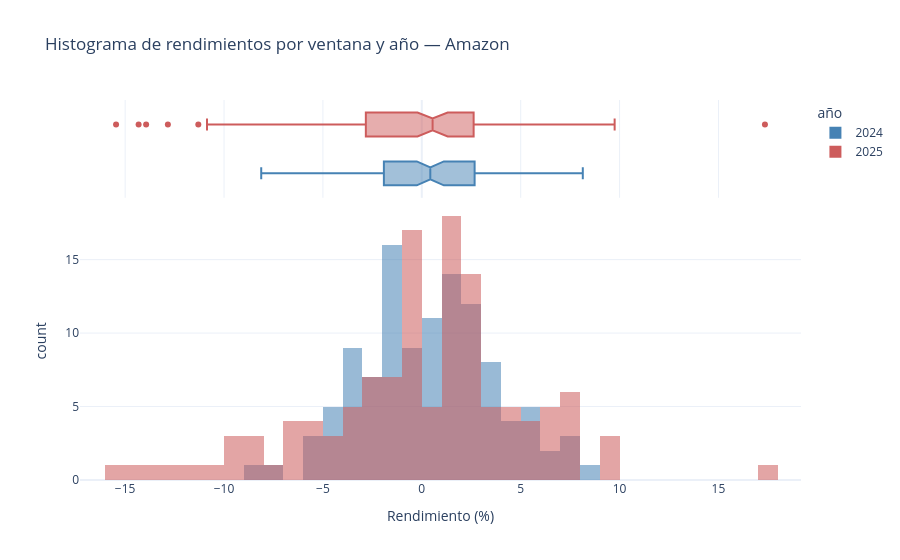

Notebook code for this chart:
### Code cell
# Crear un DataFrame largo con etiqueta de año
rendimientos = pd.DataFrame({
    "valor": pd.concat([df_final["rend_2024"], df_final["rend_2025"]], axis=0),
    "año":   ["2024"] * len(df_final) + ["2025"] * len(df_final)
})

fig = px.histogram(
    rendimientos,
    x="valor",
    color="año",              # colores distintos por año
    nbins=40,
    marginal="box",
    opacity=0.55,             # permite ver la superposición
    barmode="overlay",        # superponer histogramas
    title=f"Histograma de rendimientos por ventana y año — {name}",
    labels={"valor": "Rendimiento (%)"},
    template="plotly_white",
    color_discrete_map={
        "2024": "steelblue",
        "2025": "indianred"
    }
)

fig.show()

### Figure 1 — Plotly figure (JSON) as saved in the notebook; plotly's stock layout.template omitted (floating-point values rounded to 4 significant figures; data arrays with more than 128 entries replaced by an {"elided": "..."} marker saying what was removed)
{"data": [{"alignmentgroup": "True", "bingroup": "x", "hovertemplate": "año=2024<br>Rendimiento (%)=%{x}<br>count=%{y}<extra></extra>", "legendgroup": "2024", "marker": {"color": "steelblue", "opacity": 0.55, "pattern": {"shape": ""}}, "name": "2024", "nbinsx": 40, "offsetgroup": "2024", "orientation": "v", "showlegend": true, "type": "histogram", "x": {"elided": "183 float values"}, "xaxis": "x", "yaxis": "y"}, {"alignmentgroup": "True", "hovertemplate": "año=2024<br>Rendimiento (%)=%{x}<extra></extra>", "legendgroup": "2024", "marker": {"color": "steelblue"}, "name": "2024", "notched": true, "offsetgroup": "2024", "showlegend": false, "type": "box", "x": {"elided": "183 float values"}, "xaxis": "x2", "yaxis": "y2"}, {"alignmentgroup": "True", "bingroup": "x", "hovertemplate": "año=2025<br>Rendimiento (%)=%{x}<br>count=%{y}<extra></extra>", "legendgroup": "2025", "marker": {"color": "indianred", "opacity": 0.55, "pattern": {"shape": ""}}, "name": "2025", "nbinsx": 40, "offsetgroup": "2025", "orientation": "v", "showlegend": true, "type": "histogram", "x": {"elided": "183 float values"}, "xaxis": "x", "yaxis": "y"}, {"alignmentgroup": "True", "hovertemplate": "año=2025<br>Rendimiento (%)=%{x}<extra></extra>", "legendgroup": "2025", "marker": {"color": "indianred"}, "name": "2025", "notched": true, "offsetgroup": "2025", "showlegend": false, "type": "box", "x": {"elided": "183 float values"}, "xaxis": "x2", "yaxis": "y2"}], "layout": {"barmode": "overlay", "legend": {"title": {"text": "año"}, "tracegroupgap": 0}, "title": {"text": "Histograma de rendimientos por ventana y año — Amazon"}, "xaxis": {"anchor": "y", "domain": [0, 1], "title": {"text": "Rendimiento (%)"}}, "xaxis2": {"anchor": "y2", "domain": [0, 1], "matches": "x", "showgrid": true, "showticklabels": false}, "yaxis": {"anchor": "x", "domain": [0, 0.7326], "title": {"text": "count"}}, "yaxis2": {"anchor": "x2", "domain": [0.7426, 1], "matches": "y2", "showgrid": false, "showline": false, "showticklabels": false, "ticks": ""}}}
